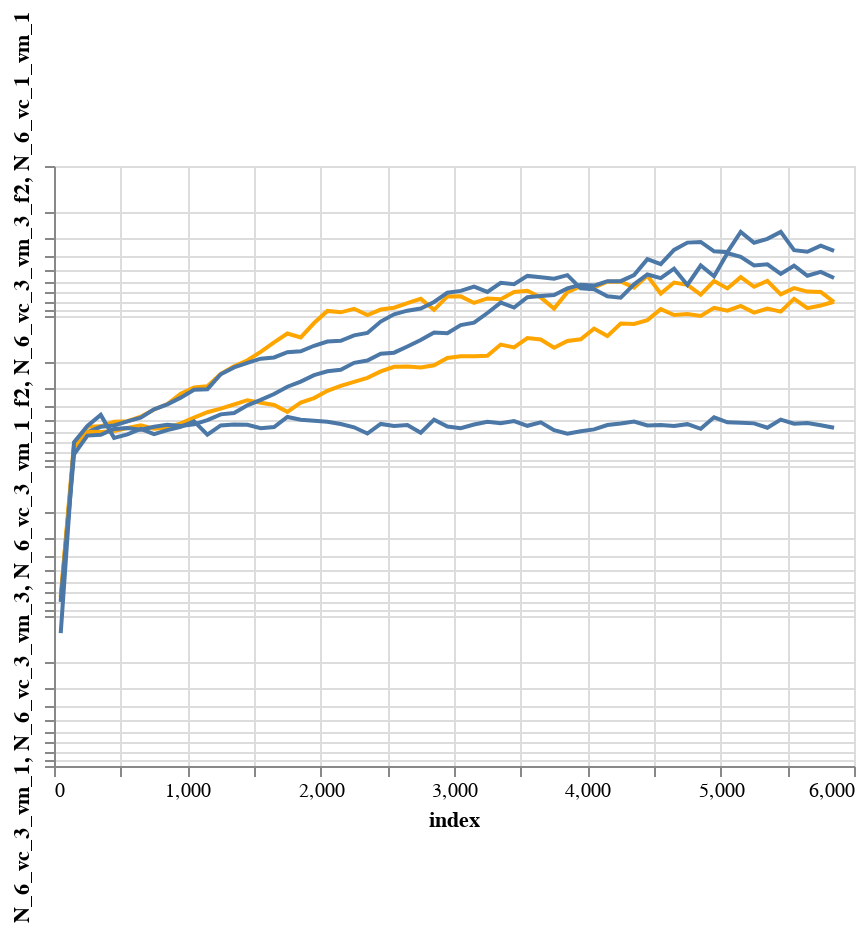

Here is the notebook cell this chart was saved with:
### Code cell
d1 = d.rolling(100).mean().iloc[100::100,:]
d1 = d1.reset_index()
line1a = alt.Chart(d1).mark_line(color="orange").encode(
    x='index',
    y=alt.Y('N_6_vc_3_vm_1_f2', scale=alt.Scale(type="log"))
)

line2a = alt.Chart(d1).mark_line().encode(
    x='index',
    y=alt.Y('N_6_vc_3_vm_3_f2', scale=alt.Scale(type="log"))
)

line3a = alt.Chart(d1).mark_line().encode(
    x='index',
    y=alt.Y('N_6_vc_1_vm_1', scale=alt.Scale(type="log"))
)

line1 + line2 + line1a + line2a + line3a

### Figure 1 — Vega-Lite specification as saved in the notebook (floating-point values rounded to 4 significant figures)
{"config": {"view": {"continuousWidth": 400, "continuousHeight": 300}}, "layer": [{"mark": {"type": "line", "color": "orange"}, "encoding": {"x": {"field": "index", "type": "quantitative"}, "y": {"field": "N_6_vc_3_vm_1", "scale": {"type": "log"}, "type": "quantitative"}}}, {"mark": "line", "encoding": {"x": {"field": "index", "type": "quantitative"}, "y": {"field": "N_6_vc_3_vm_3", "scale": {"type": "log"}, "type": "quantitative"}}}, {"data": {"name": "data-56aefada7f3cd90b3832082d5d89c2f1"}, "mark": {"type": "line", "color": "orange"}, "encoding": {"x": {"field": "index", "type": "quantitative"}, "y": {"field": "N_6_vc_3_vm_1_f2", "scale": {"type": "log"}, "type": "quantitative"}}}, {"data": {"name": "data-56aefada7f3cd90b3832082d5d89c2f1"}, "mark": "line", "encoding": {"x": {"field": "index", "type": "quantitative"}, "y": {"field": "N_6_vc_3_vm_3_f2", "scale": {"type": "log"}, "type": "quantitative"}}}, {"data": {"name": "data-56aefada7f3cd90b3832082d5d89c2f1"}, "mark": "line", "encoding": {"x": {"field": "index", "type": "quantitative"}, "y": {"field": "N_6_vc_1_vm_1", "scale": {"type": "log"}, "type": "quantitative"}}}], "data": {"name": "data-56aefada7f3cd90b3832082d5d89c2f1"}, "$schema": "https://vega.github.io/schema/vega-lite/v4.17.0.json", "datasets": {"data-56aefada7f3cd90b3832082d5d89c2f1": [{"level_0": 100, "index": 50.5, "N_6_vc_3_vm_1": -750000000.0, "N_6_vc_3_vm_1_std": 113800000.0, "N_6_vc_3_vm_3": -806400000.0, "N_6_vc_3_vm_3_std": 104100000.0, "N_6_vc_3_vm_1_f2": -742700000.0, "N_6_vc_3_vm_1_f2_std": 100800000.0, "N_6_vc_3_vm_3_f2": -789000000.0, "N_6_vc_3_vm_3_f2_std": 106100000.0, "N_6_vc_1_vm_1": -1301000000.0, "N_6_vc_1_vm_1_std": 0.0}, {"level_0": 200, "index": 150.5, "N_6_vc_3_vm_1": -69880000.0, "N_6_vc_3_vm_1_std": 8981000.0, "N_6_vc_3_vm_3": -74470000.0, "N_6_vc_3_vm_3_std": 6821000.0, "N_6_vc_3_vm_1_f2": -75020000.0, "N_6_vc_3_vm_1_f2_std": 8324000.0, "N_6_vc_3_vm_3_f2": -83520000.0, "N_6_vc_3_vm_3_f2_std": 9133000.0, "N_6_vc_1_vm_1": -69530000.0, "N_6_vc_1_vm_1_std": 0.0}, {"level_0": 300, "index": 250.5, "N_6_vc_3_vm_1": -54680000.0, "N_6_vc_3_vm_1_std": 6033000.0, "N_6_vc_3_vm_3": -59510000.0, "N_6_vc_3_vm_3_std": 6426000.0, "N_6_vc_3_vm_1_f2": -59140000.0, "N_6_vc_3_vm_1_f2_std": 7867000.0, "N_6_vc_3_vm_3_f2": -62720000.0, "N_6_vc_3_vm_3_f2_std": 6094000.0, "N_6_vc_1_vm_1": -54150000.0, "N_6_vc_1_vm_1_std": 0.0}, {"level_0": 400, "index": 350.5, "N_6_vc_3_vm_1": -54360000.0, "N_6_vc_3_vm_1_std": 8770000.0, "N_6_vc_3_vm_3": -54770000.0, "N_6_vc_3_vm_3_std": 7796000.0, "N_6_vc_3_vm_1_f2": -59310000.0, "N_6_vc_3_vm_1_f2_std": 9266000.0, "N_6_vc_3_vm_3_f2": -61950000.0, "N_6_vc_3_vm_3_f2_std": 12440000.0, "N_6_vc_1_vm_1": -45640000.0, "N_6_vc_1_vm_1_std": 0.0}, {"level_0": 500, "index": 450.5, "N_6_vc_3_vm_1": -50740000.0, "N_6_vc_3_vm_1_std": 13500000.0, "N_6_vc_3_vm_3": -53710000.0, "N_6_vc_3_vm_3_std": 12020000.0, "N_6_vc_3_vm_1_f2": -58480000.0, "N_6_vc_3_vm_1_f2_std": 11850000.0, "N_6_vc_3_vm_3_f2": -56650000.0, "N_6_vc_3_vm_3_f2_std": 11010000.0, "N_6_vc_1_vm_1": -64910000.0, "N_6_vc_1_vm_1_std": 0.0}, {"level_0": 600, "index": 550.5, "N_6_vc_3_vm_1": -50260000.0, "N_6_vc_3_vm_1_std": 13270000.0, "N_6_vc_3_vm_3": -50460000.0, "N_6_vc_3_vm_3_std": 11650000.0, "N_6_vc_3_vm_1_f2": -55770000.0, "N_6_vc_3_vm_1_f2_std": 12320000.0, "N_6_vc_3_vm_3_f2": -55750000.0, "N_6_vc_3_vm_3_f2_std": 11300000.0, "N_6_vc_1_vm_1": -61510000.0, "N_6_vc_1_vm_1_std": 0.0}, {"level_0": 700, "index": 650.5, "N_6_vc_3_vm_1": -46890000.0, "N_6_vc_3_vm_1_std": 15410000.0, "N_6_vc_3_vm_3": -47680000.0, "N_6_vc_3_vm_3_std": 13560000.0, "N_6_vc_3_vm_1_f2": -53620000.0, "N_6_vc_3_vm_1_f2_std": 15820000.0, "N_6_vc_3_vm_3_f2": -57270000.0, "N_6_vc_3_vm_3_f2_std": 12560000.0, "N_6_vc_1_vm_1": -56480000.0, "N_6_vc_1_vm_1_std": 0.0}, {"level_0": 800, "index": 750.5, "N_6_vc_3_vm_1": -41980000.0, "N_6_vc_3_vm_1_std": 15950000.0, "N_6_vc_3_vm_3": -41940000.0, "N_6_vc_3_vm_3_std": 15790000.0, "N_6_vc_3_vm_1_f2": -56500000.0, "N_6_vc_3_vm_1_f2_std": 17700000.0, "N_6_vc_3_vm_3_f2": -54770000.0, "N_6_vc_3_vm_3_f2_std": 13920000.0, "N_6_vc_1_vm_1": -61300000.0, "N_6_vc_1_vm_1_std": 0.0}, {"level_0": 900, "index": 850.5, "N_6_vc_3_vm_1": -38610000.0, "N_6_vc_3_vm_1_std": 16910000.0, "N_6_vc_3_vm_3": -38800000.0, "N_6_vc_3_vm_3_std": 15330000.0, "N_6_vc_3_vm_1_f2": -55470000.0, "N_6_vc_3_vm_1_f2_std": 19150000.0, "N_6_vc_3_vm_3_f2": -53030000.0, "N_6_vc_3_vm_3_f2_std": 15450000.0, "N_6_vc_1_vm_1": -57610000.0, "N_6_vc_1_vm_1_std": 0.0}, {"level_0": 1000, "index": 950.5, "N_6_vc_3_vm_1": -32920000.0, "N_6_vc_3_vm_1_std": 14380000.0, "N_6_vc_3_vm_3": -35010000.0, "N_6_vc_3_vm_3_std": 16800000.0, "N_6_vc_3_vm_1_f2": -51950000.0, "N_6_vc_3_vm_1_f2_std": 18620000.0, "N_6_vc_3_vm_3_f2": -54020000.0, "N_6_vc_3_vm_3_f2_std": 17380000.0, "N_6_vc_1_vm_1": -54890000.0, "N_6_vc_1_vm_1_std": 0.0}, {"level_0": 1100, "index": 1050.0, "N_6_vc_3_vm_1": -29950000.0, "N_6_vc_3_vm_1_std": 15020000.0, "N_6_vc_3_vm_3": -31050000.0, "N_6_vc_3_vm_3_std": 14070000.0, "N_6_vc_3_vm_1_f2": -47560000.0, "N_6_vc_3_vm_1_f2_std": 18030000.0, "N_6_vc_3_vm_3_f2": -52770000.0, "N_6_vc_3_vm_3_f2_std": 16880000.0, "N_6_vc_1_vm_1": -50360000.0, "N_6_vc_1_vm_1_std": 0.0}, {"level_0": 1200, "index": 1150.0, "N_6_vc_3_vm_1": -29370000.0, "N_6_vc_3_vm_1_std": 16210000.0, "N_6_vc_3_vm_3": -30750000.0, "N_6_vc_3_vm_3_std": 13890000.0, "N_6_vc_3_vm_1_f2": -43810000.0, "N_6_vc_3_vm_1_f2_std": 20130000.0, "N_6_vc_3_vm_3_f2": -49470000.0, "N_6_vc_3_vm_3_f2_std": 13010000.0, "N_6_vc_1_vm_1": -61740000.0, "N_6_vc_1_vm_1_std": 0.0}, {"level_0": 1300, "index": 1250.0, "N_6_vc_3_vm_1": -24330000.0, "N_6_vc_3_vm_1_std": 14440000.0, "N_6_vc_3_vm_3": -24450000.0, "N_6_vc_3_vm_3_std": 11870000.0, "N_6_vc_3_vm_1_f2": -41460000.0, "N_6_vc_3_vm_1_f2_std": 23360000.0, "N_6_vc_3_vm_3_f2": -45270000.0, "N_6_vc_3_vm_3_f2_std": 13530000.0, "N_6_vc_1_vm_1": -53610000.0, "N_6_vc_1_vm_1_std": 0.0}, {"level_0": 1400, "index": 1350.0, "N_6_vc_3_vm_1": -21620000.0, "N_6_vc_3_vm_1_std": 14840000.0, "N_6_vc_3_vm_3": -22020000.0, "N_6_vc_3_vm_3_std": 10190000.0, "N_6_vc_3_vm_1_f2": -38890000.0, "N_6_vc_3_vm_1_f2_std": 22690000.0, "N_6_vc_3_vm_3_f2": -44280000.0, "N_6_vc_3_vm_3_f2_std": 15280000.0, "N_6_vc_1_vm_1": -52830000.0, "N_6_vc_1_vm_1_std": 0.0}, {"level_0": 1500, "index": 1450.0, "N_6_vc_3_vm_1": -19740000.0, "N_6_vc_3_vm_1_std": 13270000.0, "N_6_vc_3_vm_3": -20520000.0, "N_6_vc_3_vm_3_std": 9930000.0, "N_6_vc_3_vm_1_f2": -36420000.0, "N_6_vc_3_vm_1_f2_std": 22340000.0, "N_6_vc_3_vm_3_f2": -39400000.0, "N_6_vc_3_vm_3_f2_std": 12340000.0, "N_6_vc_1_vm_1": -53120000.0, "N_6_vc_1_vm_1_std": 0.0}, {"level_0": 1600, "index": 1550.0, "N_6_vc_3_vm_1": -17340000.0, "N_6_vc_3_vm_1_std": 10770000.0, "N_6_vc_3_vm_3": -19240000.0, "N_6_vc_3_vm_3_std": 10520000.0, "N_6_vc_3_vm_1_f2": -37860000.0, "N_6_vc_3_vm_1_f2_std": 22030000.0, "N_6_vc_3_vm_3_f2": -36260000.0, "N_6_vc_3_vm_3_f2_std": 13810000.0, "N_6_vc_1_vm_1": -56070000.0, "N_6_vc_1_vm_1_std": 0.0}, {"level_0": 1700, "index": 1650.0, "N_6_vc_3_vm_1": -14980000.0, "N_6_vc_3_vm_1_std": 9533000.0, "N_6_vc_3_vm_3": -18890000.0, "N_6_vc_3_vm_3_std": 10870000.0, "N_6_vc_3_vm_1_f2": -39160000.0, "N_6_vc_3_vm_1_f2_std": 23950000.0, "N_6_vc_3_vm_3_f2": -33140000.0, "N_6_vc_3_vm_3_f2_std": 12360000.0, "N_6_vc_1_vm_1": -54950000.0, "N_6_vc_1_vm_1_std": 0.0}, {"level_0": 1800, "index": 1750.0, "N_6_vc_3_vm_1": -13080000.0, "N_6_vc_3_vm_1_std": 9453000.0, "N_6_vc_3_vm_3": -17440000.0, "N_6_vc_3_vm_3_std": 10620000.0, "N_6_vc_3_vm_1_f2": -43520000.0, "N_6_vc_3_vm_1_f2_std": 39190000.0, "N_6_vc_3_vm_3_f2": -29600000.0, "N_6_vc_3_vm_3_f2_std": 11630000.0, "N_6_vc_1_vm_1": -47110000.0, "N_6_vc_1_vm_1_std": 0.0}, {"level_0": 1900, "index": 1850.0, "N_6_vc_3_vm_1": -13890000.0, "N_6_vc_3_vm_1_std": 9892000.0, "N_6_vc_3_vm_3": -17200000.0, "N_6_vc_3_vm_3_std": 12020000.0, "N_6_vc_3_vm_1_f2": -37760000.0, "N_6_vc_3_vm_1_f2_std": 26980000.0, "N_6_vc_3_vm_3_f2": -27360000.0, "N_6_vc_3_vm_3_f2_std": 12170000.0, "N_6_vc_1_vm_1": -49230000.0, "N_6_vc_1_vm_1_std": 0.0}, {"level_0": 2000, "index": 1950.0, "N_6_vc_3_vm_1": -11140000.0, "N_6_vc_3_vm_1_std": 7405000.0, "N_6_vc_3_vm_3": -15790000.0, "N_6_vc_3_vm_3_std": 9966000.0, "N_6_vc_3_vm_1_f2": -35260000.0, "N_6_vc_3_vm_1_f2_std": 25620000.0, "N_6_vc_3_vm_3_f2": -24810000.0, "N_6_vc_3_vm_3_f2_std": 9780000.0, "N_6_vc_1_vm_1": -49980000.0, "N_6_vc_1_vm_1_std": 0.0}, {"level_0": 2100, "index": 2050.0, "N_6_vc_3_vm_1": -9252000.0, "N_6_vc_3_vm_1_std": 6306000.0, "N_6_vc_3_vm_3": -14800000.0, "N_6_vc_3_vm_3_std": 9830000.0, "N_6_vc_3_vm_1_f2": -31510000.0, "N_6_vc_3_vm_1_f2_std": 26710000.0, "N_6_vc_3_vm_3_f2": -23360000.0, "N_6_vc_3_vm_3_f2_std": 10970000.0, "N_6_vc_1_vm_1": -50740000.0, "N_6_vc_1_vm_1_std": 0.0}, {"level_0": 2200, "index": 2150.0, "N_6_vc_3_vm_1": -9451000.0, "N_6_vc_3_vm_1_std": 6358000.0, "N_6_vc_3_vm_3": -14640000.0, "N_6_vc_3_vm_3_std": 9151000.0, "N_6_vc_3_vm_1_f2": -29210000.0, "N_6_vc_3_vm_1_f2_std": 24940000.0, "N_6_vc_3_vm_3_f2": -22810000.0, "N_6_vc_3_vm_3_f2_std": 10650000.0, "N_6_vc_1_vm_1": -52430000.0, "N_6_vc_1_vm_1_std": 0.0}, {"level_0": 2300, "index": 2250.0, "N_6_vc_3_vm_1": -8947000.0, "N_6_vc_3_vm_1_std": 7794000.0, "N_6_vc_3_vm_3": -13450000.0, "N_6_vc_3_vm_3_std": 7867000.0, "N_6_vc_3_vm_1_f2": -27510000.0, "N_6_vc_3_vm_1_f2_std": 23870000.0, "N_6_vc_3_vm_3_f2": -20520000.0, "N_6_vc_3_vm_3_f2_std": 7602000.0, "N_6_vc_1_vm_1": -55190000.0, "N_6_vc_1_vm_1_std": 0.0}, {"level_0": 2400, "index": 2350.0, "N_6_vc_3_vm_1": -9844000.0, "N_6_vc_3_vm_1_std": 8842000.0, "N_6_vc_3_vm_3": -12970000.0, "N_6_vc_3_vm_3_std": 9089000.0, "N_6_vc_3_vm_1_f2": -25830000.0, "N_6_vc_3_vm_1_f2_std": 20020000.0, "N_6_vc_3_vm_3_f2": -19810000.0, "N_6_vc_3_vm_3_f2_std": 8783000.0, "N_6_vc_1_vm_1": -60780000.0, "N_6_vc_1_vm_1_std": 0.0}, {"level_0": 2500, "index": 2450.0, "N_6_vc_3_vm_1": -9056000.0, "N_6_vc_3_vm_1_std": 8865000.0, "N_6_vc_3_vm_3": -10890000.0, "N_6_vc_3_vm_3_std": 6389000.0, "N_6_vc_3_vm_1_f2": -23420000.0, "N_6_vc_3_vm_1_f2_std": 19210000.0, "N_6_vc_3_vm_3_f2": -17820000.0, "N_6_vc_3_vm_3_f2_std": 7869000.0, "N_6_vc_1_vm_1": -52410000.0, "N_6_vc_1_vm_1_std": 0.0}, {"level_0": 2600, "index": 2550.0, "N_6_vc_3_vm_1": -8807000.0, "N_6_vc_3_vm_1_std": 9153000.0, "N_6_vc_3_vm_3": -9736000.0, "N_6_vc_3_vm_3_std": 6044000.0, "N_6_vc_3_vm_1_f2": -21800000.0, "N_6_vc_3_vm_1_f2_std": 19660000.0, "N_6_vc_3_vm_3_f2": -17560000.0, "N_6_vc_3_vm_3_f2_std": 8506000.0, "N_6_vc_1_vm_1": -54100000.0, "N_6_vc_1_vm_1_std": 0.0}, {"level_0": 2700, "index": 2650.0, "N_6_vc_3_vm_1": -8197000.0, "N_6_vc_3_vm_1_std": 9056000.0, "N_6_vc_3_vm_3": -9214000.0, "N_6_vc_3_vm_3_std": 6129000.0, "N_6_vc_3_vm_1_f2": -21730000.0, "N_6_vc_3_vm_1_f2_std": 21720000.0, "N_6_vc_3_vm_3_f2": -15960000.0, "N_6_vc_3_vm_3_f2_std": 8191000.0, "N_6_vc_1_vm_1": -53280000.0, "N_6_vc_1_vm_1_std": 0.0}, {"level_0": 2800, "index": 2750.0, "N_6_vc_3_vm_1": -7683000.0, "N_6_vc_3_vm_1_std": 8191000.0, "N_6_vc_3_vm_3": -8922000.0, "N_6_vc_3_vm_3_std": 5787000.0, "N_6_vc_3_vm_1_f2": -22060000.0, "N_6_vc_3_vm_1_f2_std": 21130000.0, "N_6_vc_3_vm_3_f2": -14470000.0, "N_6_vc_3_vm_3_f2_std": 8336000.0, "N_6_vc_1_vm_1": -60010000.0, "N_6_vc_1_vm_1_std": 0.0}, {"level_0": 2900, "index": 2850.0, "N_6_vc_3_vm_1": -9090000.0, "N_6_vc_3_vm_1_std": 8470000.0, "N_6_vc_3_vm_3": -8061000.0, "N_6_vc_3_vm_3_std": 4984000.0, "N_6_vc_3_vm_1_f2": -21300000.0, "N_6_vc_3_vm_1_f2_std": 19280000.0, "N_6_vc_3_vm_3_f2": -12890000.0, "N_6_vc_3_vm_3_f2_std": 7516000.0, "N_6_vc_1_vm_1": -49100000.0, "N_6_vc_1_vm_1_std": 0.0}, {"level_0": 3000, "index": 2950.0, "N_6_vc_3_vm_1": -7403000.0, "N_6_vc_3_vm_1_std": 7369000.0, "N_6_vc_3_vm_3": -6989000.0, "N_6_vc_3_vm_3_std": 4709000.0, "N_6_vc_3_vm_1_f2": -19030000.0, "N_6_vc_3_vm_1_f2_std": 20170000.0, "N_6_vc_3_vm_3_f2": -13020000.0, "N_6_vc_3_vm_3_f2_std": 6894000.0, "N_6_vc_1_vm_1": -54520000.0, "N_6_vc_1_vm_1_std": 0.0}, {"level_0": 3100, "index": 3050.0, "N_6_vc_3_vm_1": -7399000.0, "N_6_vc_3_vm_1_std": 6932000.0, "N_6_vc_3_vm_3": -6803000.0, "N_6_vc_3_vm_3_std": 6423000.0, "N_6_vc_3_vm_1_f2": -18580000.0, "N_6_vc_3_vm_1_f2_std": 19770000.0, "N_6_vc_3_vm_3_f2": -11500000.0, "N_6_vc_3_vm_3_f2_std": 6823000.0, "N_6_vc_1_vm_1": -55900000.0, "N_6_vc_1_vm_1_std": 0.0}, {"level_0": 3200, "index": 3150.0, "N_6_vc_3_vm_1": -8183000.0, "N_6_vc_3_vm_1_std": 8724000.0, "N_6_vc_3_vm_3": -6379000.0, "N_6_vc_3_vm_3_std": 5449000.0, "N_6_vc_3_vm_1_f2": -18520000.0, "N_6_vc_3_vm_1_f2_std": 21010000.0, "N_6_vc_3_vm_3_f2": -11070000.0, "N_6_vc_3_vm_3_f2_std": 7901000.0, "N_6_vc_1_vm_1": -52880000.0, "N_6_vc_1_vm_1_std": 0.0}, {"level_0": 3300, "index": 3250.0, "N_6_vc_3_vm_1": -7641000.0, "N_6_vc_3_vm_1_std": 5979000.0, "N_6_vc_3_vm_3": -6908000.0, "N_6_vc_3_vm_3_std": 5869000.0, "N_6_vc_3_vm_1_f2": -18440000.0, "N_6_vc_3_vm_1_f2_std": 23140000.0, "N_6_vc_3_vm_3_f2": -9552000.0, "N_6_vc_3_vm_3_f2_std": 7118000.0, "N_6_vc_1_vm_1": -50720000.0, "N_6_vc_1_vm_1_std": 0.0}, {"level_0": 3400, "index": 3350.0, "N_6_vc_3_vm_1": -7730000.0, "N_6_vc_3_vm_1_std": 6774000.0, "N_6_vc_3_vm_3": -6005000.0, "N_6_vc_3_vm_3_std": 4808000.0, "N_6_vc_3_vm_1_f2": -15510000.0, "N_6_vc_3_vm_1_f2_std": 19350000.0, "N_6_vc_3_vm_3_f2": -8144000.0, "N_6_vc_3_vm_3_f2_std": 5816000.0, "N_6_vc_1_vm_1": -51810000.0, "N_6_vc_1_vm_1_std": 0.0}, {"level_0": 3500, "index": 3450.0, "N_6_vc_3_vm_1": -6919000.0, "N_6_vc_3_vm_1_std": 4585000.0, "N_6_vc_3_vm_3": -6133000.0, "N_6_vc_3_vm_3_std": 5216000.0, "N_6_vc_3_vm_1_f2": -16200000.0, "N_6_vc_3_vm_1_f2_std": 23680000.0, "N_6_vc_3_vm_3_f2": -8789000.0, "N_6_vc_3_vm_3_f2_std": 6205000.0, "N_6_vc_1_vm_1": -50170000.0, "N_6_vc_1_vm_1_std": 0.0}, {"level_0": 3600, "index": 3550.0, "N_6_vc_3_vm_1": -6789000.0, "N_6_vc_3_vm_1_std": 4455000.0, "N_6_vc_3_vm_3": -5404000.0, "N_6_vc_3_vm_3_std": 4783000.0, "N_6_vc_3_vm_1_f2": -14040000.0, "N_6_vc_3_vm_1_f2_std": 19900000.0, "N_6_vc_3_vm_3_f2": -7503000.0, "N_6_vc_3_vm_3_f2_std": 5661000.0, "N_6_vc_1_vm_1": -53940000.0, "N_6_vc_1_vm_1_std": 0.0}, {"level_0": 3700, "index": 3650.0, "N_6_vc_3_vm_1": -7516000.0, "N_6_vc_3_vm_1_std": 4831000.0, "N_6_vc_3_vm_3": -5514000.0, "N_6_vc_3_vm_3_std": 4839000.0, "N_6_vc_3_vm_1_f2": -14340000.0, "N_6_vc_3_vm_1_f2_std": 22520000.0, "N_6_vc_3_vm_3_f2": -7359000.0, "N_6_vc_3_vm_3_f2_std": 5520000.0, "N_6_vc_1_vm_1": -51170000.0, "N_6_vc_1_vm_1_std": 0.0}, {"level_0": 3800, "index": 3750.0, "N_6_vc_3_vm_1": -8924000.0, "N_6_vc_3_vm_1_std": 6604000.0, "N_6_vc_3_vm_3": -5642000.0, "N_6_vc_3_vm_3_std": 5054000.0, "N_6_vc_3_vm_1_f2": -16260000.0, "N_6_vc_3_vm_1_f2_std": 22520000.0, "N_6_vc_3_vm_3_f2": -7244000.0, "N_6_vc_3_vm_3_f2_std": 6322000.0, "N_6_vc_1_vm_1": -57720000.0, "N_6_vc_1_vm_1_std": 0.0}, {"level_0": 3900, "index": 3850.0, "N_6_vc_3_vm_1": -6938000.0, "N_6_vc_3_vm_1_std": 4891000.0, "N_6_vc_3_vm_3": -5344000.0, "N_6_vc_3_vm_3_std": 4616000.0, "N_6_vc_3_vm_1_f2": -14680000.0, "N_6_vc_3_vm_1_f2_std": 20110000.0, "N_6_vc_3_vm_3_f2": -6540000.0, "N_6_vc_3_vm_3_f2_std": 4498000.0, "N_6_vc_1_vm_1": -60850000.0, "N_6_vc_1_vm_1_std": 0.0}, {"level_0": 4000, "index": 3950.0, "N_6_vc_3_vm_1": -6317000.0, "N_6_vc_3_vm_1_std": 4678000.0, "N_6_vc_3_vm_3": -6542000.0, "N_6_vc_3_vm_3_std": 6073000.0, "N_6_vc_3_vm_1_f2": -14280000.0, "N_6_vc_3_vm_1_f2_std": 18350000.0, "N_6_vc_3_vm_3_f2": -6192000.0, "N_6_vc_3_vm_3_f2_std": 4893000.0, "N_6_vc_1_vm_1": -58710000.0, "N_6_vc_1_vm_1_std": 0.0}, {"level_0": 4100, "index": 4050.0, "N_6_vc_3_vm_1": -6451000.0, "N_6_vc_3_vm_1_std": 4847000.0, "N_6_vc_3_vm_3": -6625000.0, "N_6_vc_3_vm_3_std": 5628000.0, "N_6_vc_3_vm_1_f2": -12130000.0, "N_6_vc_3_vm_1_f2_std": 15390000.0, "N_6_vc_3_vm_3_f2": -6272000.0, "N_6_vc_3_vm_3_f2_std": 6626000.0, "N_6_vc_1_vm_1": -57000000.0, "N_6_vc_1_vm_1_std": 0.0}, {"level_0": 4200, "index": 4150.0, "N_6_vc_3_vm_1": -5912000.0, "N_6_vc_3_vm_1_std": 4944000.0, "N_6_vc_3_vm_3": -7378000.0, "N_6_vc_3_vm_3_std": 6439000.0, "N_6_vc_3_vm_1_f2": -13620000.0, "N_6_vc_3_vm_1_f2_std": 16990000.0, "N_6_vc_3_vm_3_f2": -5857000.0, "N_6_vc_3_vm_3_f2_std": 5086000.0, "N_6_vc_1_vm_1": -53320000.0, "N_6_vc_1_vm_1_std": 0.0}, {"level_0": 4300, "index": 4250.0, "N_6_vc_3_vm_1": -5887000.0, "N_6_vc_3_vm_1_std": 4596000.0, "N_6_vc_3_vm_3": -7555000.0, "N_6_vc_3_vm_3_std": 7723000.0, "N_6_vc_3_vm_1_f2": -11210000.0, "N_6_vc_3_vm_1_f2_std": 14020000.0, "N_6_vc_3_vm_3_f2": -5857000.0, "N_6_vc_3_vm_3_f2_std": 5406000.0, "N_6_vc_1_vm_1": -52150000.0, "N_6_vc_1_vm_1_std": 0.0}, {"level_0": 4400, "index": 4350.0, "N_6_vc_3_vm_1": -6466000.0, "N_6_vc_3_vm_1_std": 5234000.0, "N_6_vc_3_vm_3": -6153000.0, "N_6_vc_3_vm_3_std": 5365000.0, "N_6_vc_3_vm_1_f2": -11300000.0, "N_6_vc_3_vm_1_f2_std": 13320000.0, "N_6_vc_3_vm_3_f2": -5342000.0, "N_6_vc_3_vm_3_f2_std": 6091000.0, "N_6_vc_1_vm_1": -50520000.0, "N_6_vc_1_vm_1_std": 0.0}, {"level_0": 4500, "index": 4450.0, "N_6_vc_3_vm_1": -5386000.0, "N_6_vc_3_vm_1_std": 4142000.0, "N_6_vc_3_vm_3": -5288000.0, "N_6_vc_3_vm_3_std": 4795000.0, "N_6_vc_3_vm_1_f2": -10650000.0, "N_6_vc_3_vm_1_f2_std": 10850000.0, "N_6_vc_3_vm_3_f2": -4178000.0, "N_6_vc_3_vm_3_f2_std": 4066000.0, "N_6_vc_1_vm_1": -53720000.0, "N_6_vc_1_vm_1_std": 0.0}, {"level_0": 4600, "index": 4550.0, "N_6_vc_3_vm_1": -7096000.0, "N_6_vc_3_vm_1_std": 5324000.0, "N_6_vc_3_vm_3": -5590000.0, "N_6_vc_3_vm_3_std": 4478000.0, "N_6_vc_3_vm_1_f2": -9002000.0, "N_6_vc_3_vm_1_f2_std": 8426000.0, "N_6_vc_3_vm_3_f2": -4515000.0, "N_6_vc_3_vm_3_f2_std": 5600000.0, "N_6_vc_1_vm_1": -53200000.0, "N_6_vc_1_vm_1_std": 0.0}, {"level_0": 4700, "index": 4650.0, "N_6_vc_3_vm_1": -5984000.0, "N_6_vc_3_vm_1_std": 4759000.0, "N_6_vc_3_vm_3": -4840000.0, "N_6_vc_3_vm_3_std": 3088000.0, "N_6_vc_3_vm_1_f2": -9856000.0, "N_6_vc_3_vm_1_f2_std": 8458000.0, "N_6_vc_3_vm_3_f2": -3624000.0, "N_6_vc_3_vm_3_f2_std": 3555000.0, "N_6_vc_1_vm_1": -54040000.0, "N_6_vc_1_vm_1_std": 0.0}, {"level_0": 4800, "index": 4750.0, "N_6_vc_3_vm_1": -6194000.0, "N_6_vc_3_vm_1_std": 5195000.0, "N_6_vc_3_vm_3": -6207000.0, "N_6_vc_3_vm_3_std": 5181000.0, "N_6_vc_3_vm_1_f2": -9709000.0, "N_6_vc_3_vm_1_f2_std": 8335000.0, "N_6_vc_3_vm_3_f2": -3241000.0, "N_6_vc_3_vm_3_f2_std": 3332000.0, "N_6_vc_1_vm_1": -52600000.0, "N_6_vc_1_vm_1_std": 0.0}, {"level_0": 4900, "index": 4850.0, "N_6_vc_3_vm_1": -7203000.0, "N_6_vc_3_vm_1_std": 5211000.0, "N_6_vc_3_vm_3": -4607000.0, "N_6_vc_3_vm_3_std": 3101000.0, "N_6_vc_3_vm_1_f2": -9998000.0, "N_6_vc_3_vm_1_f2_std": 7860000.0, "N_6_vc_3_vm_3_f2": -3210000.0, "N_6_vc_3_vm_3_f2_std": 3398000.0, "N_6_vc_1_vm_1": -56470000.0, "N_6_vc_1_vm_1_std": 0.0}, {"level_0": 5000, "index": 4950.0, "N_6_vc_3_vm_1": -5848000.0, "N_6_vc_3_vm_1_std": 3993000.0, "N_6_vc_3_vm_3": -5430000.0, "N_6_vc_3_vm_3_std": 4139000.0, "N_6_vc_3_vm_1_f2": -8827000.0, "N_6_vc_3_vm_1_f2_std": 7954000.0, "N_6_vc_3_vm_3_f2": -3706000.0, "N_6_vc_3_vm_3_f2_std": 3936000.0, "N_6_vc_1_vm_1": -47340000.0, "N_6_vc_1_vm_1_std": 0.0}, {"level_0": 5100, "index": 5050.0, "N_6_vc_3_vm_1": -6549000.0, "N_6_vc_3_vm_1_std": 4971000.0, "N_6_vc_3_vm_3": -3814000.0, "N_6_vc_3_vm_3_std": 2566000.0, "N_6_vc_3_vm_1_f2": -9212000.0, "N_6_vc_3_vm_1_f2_std": 7174000.0, "N_6_vc_3_vm_3_f2": -3750000.0, "N_6_vc_3_vm_3_f2_std": 3610000.0, "N_6_vc_1_vm_1": -51170000.0, "N_6_vc_1_vm_1_std": 0.0}, {"level_0": 5200, "index": 5150.0, "N_6_vc_3_vm_1": -5505000.0, "N_6_vc_3_vm_1_std": 4076000.0, "N_6_vc_3_vm_3": -4035000.0, "N_6_vc_3_vm_3_std": 2751000.0, "N_6_vc_3_vm_1_f2": -8559000.0, "N_6_vc_3_vm_1_f2_std": 8021000.0, "N_6_vc_3_vm_3_f2": -2747000.0, "N_6_vc_3_vm_3_f2_std": 2430000.0, "N_6_vc_1_vm_1": -51550000.0, "N_6_vc_1_vm_1_std": 0.0}, {"level_0": 5300, "index": 5250.0, "N_6_vc_3_vm_1": -6387000.0, "N_6_vc_3_vm_1_std": 4529000.0, "N_6_vc_3_vm_3": -4599000.0, "N_6_vc_3_vm_3_std": 3681000.0, "N_6_vc_3_vm_1_f2": -9485000.0, "N_6_vc_3_vm_1_f2_std": 10470000.0, "N_6_vc_3_vm_3_f2": -3249000.0, "N_6_vc_3_vm_3_f2_std": 3792000.0, "N_6_vc_1_vm_1": -51980000.0, "N_6_vc_1_vm_1_std": 0.0}, {"level_0": 5400, "index": 5350.0, "N_6_vc_3_vm_1": -5841000.0, "N_6_vc_3_vm_1_std": 3487000.0, "N_6_vc_3_vm_3": -4522000.0, "N_6_vc_3_vm_3_std": 3584000.0, "N_6_vc_3_vm_1_f2": -8932000.0, "N_6_vc_3_vm_1_f2_std": 7515000.0, "N_6_vc_3_vm_3_f2": -3060000.0, "N_6_vc_3_vm_3_f2_std": 2678000.0, "N_6_vc_1_vm_1": -55610000.0, "N_6_vc_1_vm_1_std": 0.0}, {"level_0": 5500, "index": 5450.0, "N_6_vc_3_vm_1": -7180000.0, "N_6_vc_3_vm_1_std": 5094000.0, "N_6_vc_3_vm_3": -5238000.0, "N_6_vc_3_vm_3_std": 4773000.0, "N_6_vc_3_vm_1_f2": -9357000.0, "N_6_vc_3_vm_1_f2_std": 7636000.0, "N_6_vc_3_vm_3_f2": -2748000.0, "N_6_vc_3_vm_3_f2_std": 2110000.0, "N_6_vc_1_vm_1": -49030000.0, "N_6_vc_1_vm_1_std": 0.0}, {"level_0": 5600, "index": 5550.0, "N_6_vc_3_vm_1": -6518000.0, "N_6_vc_3_vm_1_std": 3978000.0, "N_6_vc_3_vm_3": -4621000.0, "N_6_vc_3_vm_3_std": 3208000.0, "N_6_vc_3_vm_1_f2": -7685000.0, "N_6_vc_3_vm_1_f2_std": 5684000.0, "N_6_vc_3_vm_3_f2": -3640000.0, "N_6_vc_3_vm_3_f2_std": 4462000.0, "N_6_vc_1_vm_1": -52250000.0, "N_6_vc_1_vm_1_std": 0.0}, {"level_0": 5700, "index": 5650.0, "N_6_vc_3_vm_1": -6877000.0, "N_6_vc_3_vm_1_std": 4633000.0, "N_6_vc_3_vm_3": -5389000.0, "N_6_vc_3_vm_3_std": 5435000.0, "N_6_vc_3_vm_1_f2": -8867000.0, "N_6_vc_3_vm_1_f2_std": 8456000.0, "N_6_vc_3_vm_3_f2": -3733000.0, "N_6_vc_3_vm_3_f2_std": 4737000.0, "N_6_vc_1_vm_1": -51630000.0, "N_6_vc_1_vm_1_std": 0.0}, {"level_0": 5800, "index": 5750.0, "N_6_vc_3_vm_1": -6913000.0, "N_6_vc_3_vm_1_std": 3852000.0, "N_6_vc_3_vm_3": -5082000.0, "N_6_vc_3_vm_3_std": 3786000.0, "N_6_vc_3_vm_1_f2": -8511000.0, "N_6_vc_3_vm_1_f2_std": 7581000.0, "N_6_vc_3_vm_3_f2": -3392000.0, "N_6_vc_3_vm_3_f2_std": 3708000.0, "N_6_vc_1_vm_1": -53520000.0, "N_6_vc_1_vm_1_std": 0.0}, {"level_0": 5900, "index": 5850.0, "N_6_vc_3_vm_1": -8091000.0, "N_6_vc_3_vm_1_std": 4432000.0, "N_6_vc_3_vm_3": -5584000.0, "N_6_vc_3_vm_3_std": 4391000.0, "N_6_vc_3_vm_1_f2": -8031000.0, "N_6_vc_3_vm_1_f2_std": 6920000.0, "N_6_vc_3_vm_3_f2": -3681000.0, "N_6_vc_3_vm_3_f2_std": 3902000.0, "N_6_vc_1_vm_1": -55580000.0, "N_6_vc_1_vm_1_std": 0.0}]}}
